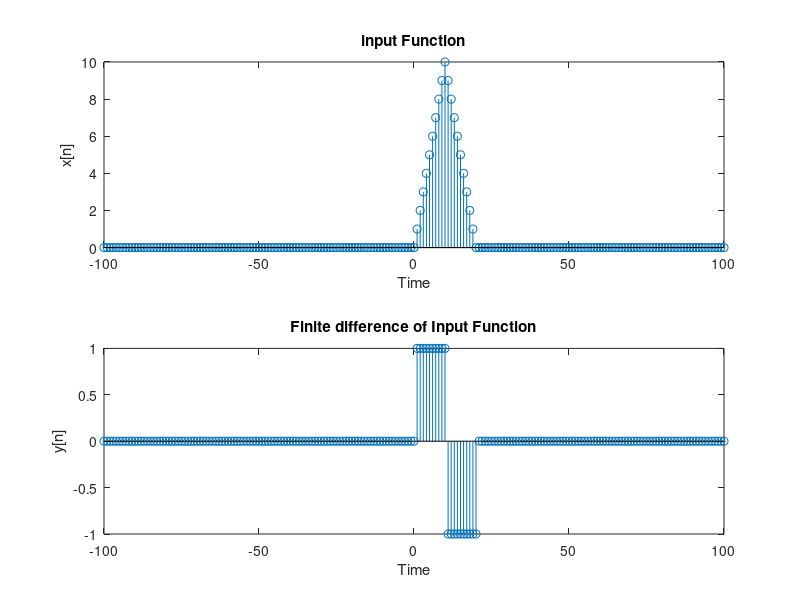

The MATLAB source for this figure:
t = -100:1:100;
x = zeros(1,201);
y = zeros(1,201);

for j = 101:110
    x(j) = t(j);
end
for j = 111:121
    x(j) = (20-t(j));
end

y(1) = x(1);
for i = 2:201
    y(i) = x(i) - x(i-1);
end

subplot(2,1,1);
stem(t,x);
xlabel('Time');
ylabel('x[n]');
title('input Function');

subplot(2,1,2);
stem(t,y);
xlabel('Time');
ylabel('y[n]');
title('Finite difference of Input Function');